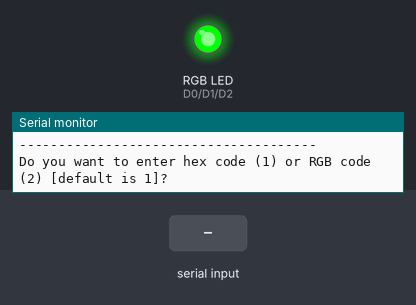
The sketch below on a simulated ESP8266 (NodeMCU). Parts: an RGB LED mixed from three pins (HIGH = lit), the last lines printed to the serial monitor. The inputs (shaded band) are chosen by the test bench. Dim RGB values are drawn brighter than linear.

Above: at 1.2 s.
1.3 s: "90,45,200\n" received over Serial
3.8 s: "2\n" received over Serial
6.3 s: "30,150,10\n" received over Serial
At 6.7 s:
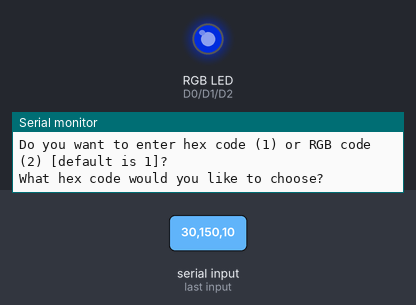
Timing chart, 0 to 9.3 s (numbered marks = the images above; inputs shaded):
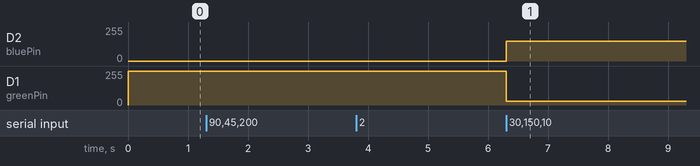

Measured:
- after the input at 6.3 s, D2 (bluePin): 0/255 → 150/255 at once; D1 (greenPin): 255/255 → 30/255 at once

The sketch:

RGB_Setter.ino
```cpp
int redPin = D0;
int greenPin = D1;
int bluePin = D2;

void setup() {
  // put your setup code here, to run once:
  pinMode(redPin, OUTPUT);
  pinMode(bluePin, OUTPUT);
  pinMode(greenPin, OUTPUT);

  resetLED();

  Serial.begin(9600);
  Serial.println("RGB Ccolour Selector v1.0");
  Serial.println("Default Colour is Green ");
  rgbSetter(0,255,0);
}

void loop() {
  // put your main code here, to run repeatedly:
  lineDivider();
  Serial.println("Do you want to enter hex code (1) or RGB code (2) [default is 1]? ");
  while(Serial.available() == 0){}

  if(Serial.parseInt() == 2){
    rgbCodeInput();
  } else {
    hexCodeInput();
  }

}

void hexCodeInput(){
  Serial.println("What hex code would you like to choose? ");
  while(Serial.available() == 0){}

  String hexString = Serial.readString();
  if(checkHexValue(hexString)){
    int number = (int) strtol( &hexString[1], NULL, 16);

    // Split them up into r, g, b values
    int r = number >> 16;
    int g = number >> 8 & 0xFF;
    int b = number & 0xFF;

    Serial.println();
    Serial.println("Setting colour ... ");
    rgbSetter(r, g, b);

    delay(200);
  } else {
    Serial.println();
    Serial.println("Input invalid!!!");
  }

}

void rgbCodeInput(){
  Serial.println();
  Serial.println("What red value would you like to have (0-255)?");
  while(Serial.available() == 0){}

  int r = rangeValue(Serial.parseInt(), 0 , 255);

  Serial.println("What green value would you like to have (0-255)?");
  while(Serial.available() == 0){}

  int g = rangeValue(Serial.parseInt(), 0 , 255);

  Serial.println("What blue value would you like to have (0-255)?");
  while(Serial.available() == 0){}

  int b = rangeValue(Serial.parseInt(), 0 , 255);

  Serial.println();
  Serial.println("Setting colour ...");

  rgbSetter(r, g, b);
  delay(200);
}

int rangeValue(int in, int minimum, int maximum){
  if(in > maximum)
    return maximum;
  if(in < minimum)
    return minimum;
  return in;
}

void resetLED(){
  analogWrite(redPin, 0);
  analogWrite(bluePin, 0);
  analogWrite(greenPin, 0);
}

void rgbSetter(int r, int g, int b){
  analogWrite(redPin, r);
  analogWrite(greenPin, g);
  analogWrite(bluePin, b);
}

void lineDivider(){
  Serial.println();
  Serial.println("--------------------------------------");
  Serial.println();
}

boolean checkHexValue(String hexValue){
  if(hexValue[0] != '#')
    return false;

  String lowerString = hexValue.substring(1);
  lowerString.toLowerCase();

  for(int i = 0; i < lowerString.length(); i++){
    if(!(lowerString[i] - '0' >= 0 && lowerString[i] - '9' <= 0) && !(lowerString[i] - 'a' >= 0 && lowerString[i] - 'f' <= 0))
      return false;
  }

  return true;
}
```
